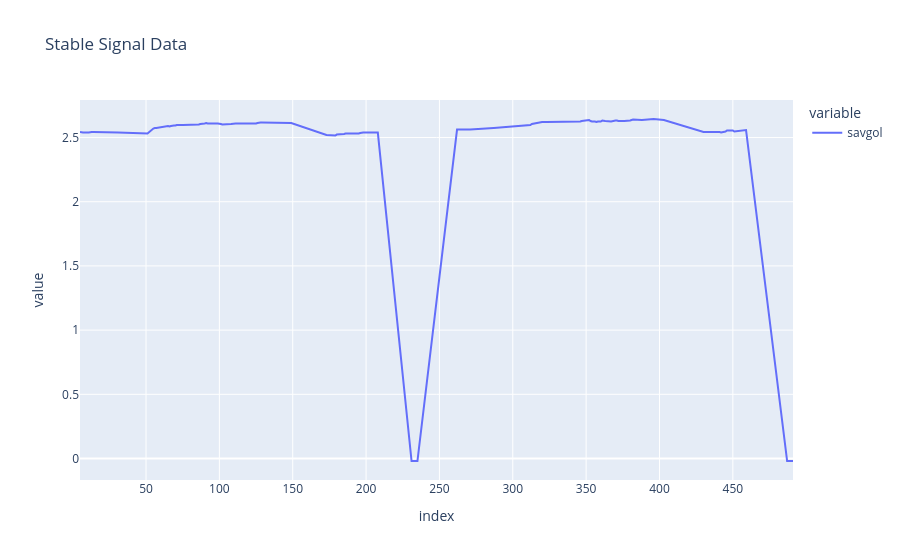

The code cell stored with this chart in its notebook:
### Code cell
stable_signal = df['savgol'][np.abs(df['avg_d2fdx2']) < 0.0001]
px.line(stable_signal, title='Stable Signal Data')

### Figure 1 — Plotly figure (JSON) as saved in the notebook; plotly's stock layout.template omitted (floating-point values rounded to 4 significant figures; data arrays with more than 128 entries replaced by an {"elided": "..."} marker saying what was removed)
{"data": [{"hovertemplate": "variable=savgol<br>index=%{x}<br>value=%{y}<extra></extra>", "legendgroup": "savgol", "line": {"color": "#636efa", "dash": "solid"}, "marker": {"symbol": "circle"}, "mode": "lines", "name": "savgol", "orientation": "v", "showlegend": true, "type": "scatter", "x": {"elided": "178 int values"}, "xaxis": "x", "y": {"elided": "178 float values"}, "yaxis": "y"}], "layout": {"legend": {"title": {"text": "variable"}, "tracegroupgap": 0}, "title": {"text": "Stable Signal Data"}, "xaxis": {"anchor": "y", "domain": [0, 1], "title": {"text": "index"}}, "yaxis": {"anchor": "x", "domain": [0, 1], "title": {"text": "value"}}}}
